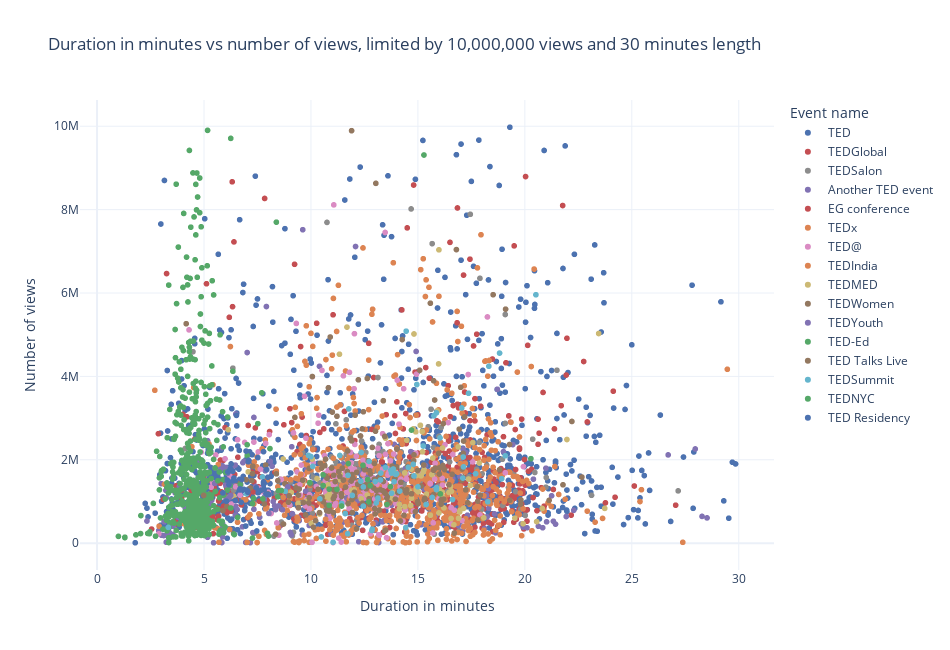

The notebook cell saved with this chart:
### Markdown cell above
#### Duration distributions <a class="anchor" id="duration_distribution"></a>
Are talks at some event shorter than others?

### Code cell
# check it with plotly
teds_cropped_30min = teds_date_cropped[teds_date_cropped.duration_min <= 30]
teds_cropped_30min_10mln = teds_cropped_30min[teds_cropped_30min.views <= 10000000]
rmp_clr, _ = remap_clr_list_by_two_lists(list(events_limited.index), list(teds_cropped_30min_10mln.event_flat.unique()), hex_clr)

fig = px.scatter(teds_cropped_30min_10mln,
                 y='views',
                 x='duration_min',
                 color='event_flat',
                 hover_data = ['title'],
                 color_discrete_sequence=rmp_clr,
                 labels={
                     'views': 'Number of views',
                     'duration_min': 'Duration in minutes',
                     'event_flat': 'Event name',
                     'title': 'Title'
                 },
                title='Duration in minutes vs number of views, limited by 10,000,000 views and 30 minutes length',
                width=950, height=650,
                template='plotly_white'
                ).update_layout(yaxis_title='Number of views', xaxis_title='Duration in minutes'
                )
fig.show()

### Figure 1 — Plotly figure (JSON) as saved in the notebook; plotly's stock layout.template omitted (floating-point values rounded to 4 significant figures; data arrays with more than 128 entries replaced by an {"elided": "..."} marker saying what was removed)
{"data": [{"customdata": {"elided": "1138x1 str values"}, "hovertemplate": "Event name=TED<br>Duration in minutes=%{x}<br>Number of views=%{y}<br>Title=%{customdata[0]}<extra></extra>", "legendgroup": "TED", "marker": {"color": "#4c72b0", "symbol": "circle"}, "mode": "markers", "name": "TED", "showlegend": true, "type": "scattergl", "x": {"elided": "1138 float values"}, "xaxis": "x", "y": {"elided": "1138 int values"}, "yaxis": "y"}, {"customdata": {"elided": "503x1 str values"}, "hovertemplate": "Event name=TEDGlobal<br>Duration in minutes=%{x}<br>Number of views=%{y}<br>Title=%{customdata[0]}<extra></extra>", "legendgroup": "TEDGlobal", "marker": {"color": "#c44e52", "symbol": "circle"}, "mode": "markers", "name": "TEDGlobal", "showlegend": true, "type": "scattergl", "x": {"elided": "503 float values"}, "xaxis": "x", "y": {"elided": "503 int values"}, "yaxis": "y"}, {"customdata": {"elided": "145x1 str values"}, "hovertemplate": "Event name=TEDSalon<br>Duration in minutes=%{x}<br>Number of views=%{y}<br>Title=%{customdata[0]}<extra></extra>", "legendgroup": "TEDSalon", "marker": {"color": "#8c8c8c", "symbol": "circle"}, "mode": "markers", "name": "TEDSalon", "showlegend": true, "type": "scattergl", "x": {"elided": "145 float values"}, "xaxis": "x", "y": {"elided": "145 int values"}, "yaxis": "y"}, {"customdata": {"elided": "194x1 str values"}, "hovertemplate": "Event name=Another TED event<br>Duration in minutes=%{x}<br>Number of views=%{y}<br>Title=%{customdata[0]}<extra></extra>", "legendgroup": "Another TED event", "marker": {"color": "#8172b3", "symbol": "circle"}, "mode": "markers", "name": "Another TED event", "showlegend": true, "type": "scattergl", "x": {"elided": "194 float values"}, "xaxis": "x", "y": {"elided": "194 int values"}, "yaxis": "y"}, {"customdata": [["What's wrong with what we eat"], ["One Laptop per Child, two years on"], ["The story of a girl"], ["My year of living biblically"], ["The next 5,000 days of the web"], ["Dog-friendly dog training"], ["Great piano performances, recreated"], ["A free digital library"], ["What's wrong with school lunches"], ["Playtime with Pleo, your robotic dinosaur friend"], ["The Blur Building and other tech-empowered architecture"], ["Design and the Elastic Mind"], ["My underground art explorations"], ["Learning from dirty jobs"], ["My obsession with objects and the stories they tell"], ["Cool tricks your phone can do"], ["Smash fear, learn anything"], ["Are we in control of our own decisions?"], ["The art of puzzles"], ["The art of the interview"]], "hovertemplate": "Event name=EG conference<br>Duration in minutes=%{x}<br>Number of views=%{y}<br>Title=%{customdata[0]}<extra></extra>", "legendgroup": "EG conference", "marker": {"color": "#c44e52", "symbol": "circle"}, "mode": "markers", "name": "EG conference", "showlegend": true, "type": "scattergl", "x": [20.13, 16.67, 25.12, 17.67, 19.57, 14.77, 13.68, 20.1, 19.7, 18.45, 19.4, 17.67, 14.5, 20.03, 15.63, 27.05, 16.42, 17.43, 11.82, 20.9], "xaxis": "x", "y": [4744368, 473076, 1370971, 2932359, 1765754, 1225692, 374415, 527871, 1540996, 463552, 779329, 380687, 907746, 8792772, 1942526, 910564, 3777226, 6811622, 588126, 887688], "yaxis": "y"}, {"customdata": {"elided": "675x1 str values"}, "hovertemplate": "Event name=TEDx<br>Duration in minutes=%{x}<br>Number of views=%{y}<br>Title=%{customdata[0]}<extra></extra>", "legendgroup": "TEDx", "marker": {"color": "#dd8452", "symbol": "circle"}, "mode": "markers", "name": "TEDx", "showlegend": true, "type": "scattergl", "x": {"elided": "675 float values"}, "xaxis": "x", "y": {"elided": "675 int values"}, "yaxis": "y"}, {"customdata": {"elided": "187x1 str values"}, "hovertemplate": "Event name=TED@<br>Duration in minutes=%{x}<br>Number of views=%{y}<br>Title=%{customdata[0]}<extra></extra>", "legendgroup": "TED@", "marker": {"color": "#da8bc3", "symbol": "circle"}, "mode": "markers", "name": "TED@", "showlegend": true, "type": "scattergl", "x": {"elided": "187 float values"}, "xaxis": "x", "y": {"elided": "187 int values"}, "yaxis": "y"}, {"customdata": [["East vs. West -- the myths that mystify"], ["Asia's rise -- how and when"], ["Dance to change the world"], ["Why nations should pursue soft power"], ["The ancient ingenuity of water harvesting"], ["The fight against sex slavery"], ["How low-cost eye care can be world-class"], ["Photographing the hidden story"], ["How to make a splash in social media"], ["Dragonflies that fly across oceans"], ["A new way to fight corruption"], ["My message of peace from Pakistan"], ["The neurons that shaped civilization"], ["The real danger lurking in the water"], ["How we rescued the \"dancing bears\""], ["Kids, take charge"], ["Making maps to fight disaster, build economies"], ["10 young Indian artists to watch"], ["Embrace your inner girl"], ["A warm embrace that saves lives"], ["Weird, or just different?"], ["Solving social problems with a nudge"], ["How brains learn to see"], ["The rise of cricket, the rise of India"], ["We are the stories we tell ourselves"], ["Teaching one child at a time"], ["Radical women, embracing tradition"], ["India's hidden hotbeds of invention"], ["Fighting cancer with dance"], ["A second opinion on developmental disorders"], ["The technology of the heart"], ["Art of substance and absence"], ["Breakthrough designs for ultra-low-cost products"]], "hovertemplate": "Event name=TEDIndia<br>Duration in minutes=%{x}<br>Number of views=%{y}<br>Title=%{customdata[0]}<extra></extra>", "legendgroup": "TEDIndia", "marker": {"color": "#dd8452", "symbol": "circle"}, "mode": "markers", "name": "TEDIndia", "showlegend": true, "type": "scattergl", "x": [18.43, 15.83, 16.87, 17.88, 17.23, 12.7, 17.45, 11.33, 4.433, 16.63, 10.68, 4.467, 7.717, 17.3, 4.033, 9.533, 2.9, 6.567, 19.9, 4.767, 2.7, 18.02, 18.38, 16.98, 21.23, 16.38, 23.63, 22.92, 16.12, 9.017, 25.38, 16.85, 19.67], "xaxis": "x", "y": [2229642, 2103901, 594059, 2246026, 1188527, 4390444, 357192, 597824, 2313124, 624157, 573098, 477710, 2262032, 499171, 471614, 1649835, 406994, 501623, 1479065, 886865, 3666561, 588370, 942158, 953395, 883358, 1163695, 593498, 767854, 817716, 1066793, 997528, 481225, 713802], "yaxis": "y"}, {"customdata": [["Growing new organs"], ["Your health depends on where you live"], ["The big idea my brother inspired"], ["A new strategy in the war on cancer"], ["The opportunity of adversity"], ["The wireless future of medicine"], ["The magic of the placebo"], ["Take health care off the mainframe"], ["Medical miracle on Everest"], ["The emotion behind invention"], ["Singing after a double lung transplant"], ["It's time to redesign medical data"], ["The council of dads"], ["Understanding cancer through proteomics"], ["Building the musical muscle"], ["Ultrasound surgery -- healing without cuts"], ["Color-coded surgery"], ["A prosthetic eye to treat blindness"], ["How healthy living nearly killed me"], ["Extreme swimming with the world's most dangerous jellyfish"], ["Treating cancer with electric fields"], ["What we didn't know about penis anatomy"], ["What if our health care system kept us healthy?"], ["Are we over-medicalized?"], ["Advice to a young scientist"], ["Meet your microbes"], ["A story about knots and surgeons"], ["What doctors don't know about the drugs they prescribe"], ["Between music and medicine"], ["A monkey that controls a robot with its thoughts. No, really."], ["We need better drugs -- now"], ["Love, no matter what"], ["Is the obesity crisis hiding a bigger problem?"], ["The fastest ambulance? A motorcycle"], ["Life that doesn't end with death"], ["Let's treat violence like a contagious disease"], ["We need a heroic narrative for death"], ["How an obese town lost a million pounds"], ["Where to train the world's doctors? Cuba."], ["One more reason to get a good night's sleep"], ["My father, locked in his body but soaring free"], ["A science award that makes you laugh, then think"], ["Yes, I survived cancer. But that doesn't define me"], ["The coming crisis in antibiotics"], ["What your doctor won’t disclose"], ["How autism freed me to be myself"], ["What veterinarians know that physicians don't"], ["How childhood trauma affects health across a lifetime"], ["What happened when I open-sourced my brain cancer"], ["The problem with race-based medicine"], ["Why your doctor should care about social justice"], ["What really happens when you mix medications?"], ["How my son's short life made a lasting difference"], ["The spellbinding art of human anatomy"], ["Art can heal PTSD's invisible wounds"], ["A temporary tattoo that brings hospital care to the home"], ["A burial practice that nourishes the planet"], ["A young poet tells the story of Darfur"], ["How racism makes us sick"], ["A doctor's case for medical marijuana"], ["A tribute to nurses"], ["What makes life worth living in the face of death"], ["Science didn't understand my kids' rare disease until I decided to study it"], ["You smell with your body, not just your nose"], ["How your brain decides what is beautiful"], ["The Housing First approach to homelessness"], ["How to resolve racially stressful situations"], ["The best way to help is often just to listen"], ["For survivors of Ebola, the crisis isn't over"], ["The harm reduction model of drug addiction treatment"], ["How a male contraceptive pill could work"], ["The shocking danger of mountaintop removal -- and why it must end"], ["The critical role librarians play in the opioid crisis"], ["The surprising science of alpha males"], ["How we study the microbes living in your gut"], ["How data is helping us unravel the mysteries of the brain"], ["Why we choke under pressure -- and how to avoid it"], ["Why noise is bad for your health -- and what you can do about it"], ["Our dangerous obsession with perfectionism is getting worse"], ["What you should know about vaping and e-cigarettes"], ["\"Everything happens for a reason\" -- and other lies I've loved"], ["How we can improve maternal healthcare -- before, during and after pregnancy"], ["How porn changes the way teens think about sex"], ["A \"living drug\" that could change the way we treat cancer"], ["How we're building the world's largest family tree"], ["What the US health care system assumes about you"], ["What vaccinating vampire bats can teach us about pandemics"], ["Hope and justice for women who've survived ISIS"], ["Why it's so hard to make healthy decisions"]], "hovertemplate": "Event name=TEDMED<br>Duration in minutes=%{x}<br>Number of views=%{y}<br>Title=%{customdata[0]}<extra></extra>", "legendgroup": "TEDMED", "marker": {"color": "#ccb974", "symbol": "circle"}, "mode": "markers", "name": "TEDMED", "showlegend": true, "type": "scattergl", "x": [17.87, 9.417, 16.9, 23.73, 21.97, 16.97, 9.083, 16.68, 20.82, 19.53, 18.08, 16.55, 20.55, 19.92, 15.98, 16.22, 16.13, 10.02, 8.7, 16.95, 15.58, 11.33, 16.57, 10.4, 14.93, 14.38, 12.35, 13.48, 16.45, 14.92, 14.67, 23.45, 15.97, 10.73, 13.9, 14.13, 15.4, 15.25, 17.13, 11.68, 12.63, 13.2, 16.15, 14.7, 15.7, 6.133, 14.95, 15.98, 10.87, 14.6, 13.82, 14.68, 10.28, 11.37, 9.8, 9.65, 11.9, 10.85, 17.45, 15.12, 10.8, 16.15, 15.03, 7.067, 14.78, 13.75, 17.57, 14.38, 14.13, 16.52, 6.383, 13.73, 12.02, 15.9, 9.933, 17.37, 15.22, 10.07, 14.9, 14.48, 14.82, 15.28, 15.2, 15.15, 11.37, 16, 15.65, 15.02, 16.88], "xaxis": "x", "y": [1921898, 954783, 596158, 834430, 2486136, 786641, 1216080, 440670, 832293, 600762, 608130, 590856, 516686, 466989, 724285, 846788, 1226826, 472565, 2017673, 748096, 670190, 4532069, 1243391, 700353, 1267158, 876262, 1061975, 2518291, 1215960, 1320441, 904314, 5028494, 4299143, 1122788, 1744276, 824546, 1177420, 1705112, 832793, 5182356, 1153688, 1541405, 1115927, 1079523, 2041174, 2720937, 1623360, 7035205, 1181028, 1246174, 1209081, 1775012, 1547857, 1521856, 1008490, 1498119, 1271221, 1071191, 1383921, 2826757, 1399804, 2282850, 1358227, 1710638, 2740760, 1069250, 2412445, 1683668, 929662, 1361911, 1128058, 1095324, 1281931, 3171034, 1453405, 1538327, 2190000, 2018046, 2670218, 2467133, 5017135, 1758873, 2676614, 1614175, 1656251, 1297383, 1645744, 1229874, 2308634], "yaxis": "y"}, {"customdata": {"elided": "191x1 str values"}, "hovertemplate": "Event name=TEDWomen<br>Duration in minutes=%{x}<br>Number of views=%{y}<br>Title=%{customdata[0]}<extra></extra>", "legendgroup": "TEDWomen", "marker": {"color": "#937860", "symbol": "circle"}, "mode": "markers", "name": "TEDWomen", "showlegend": true, "type": "scattergl", "x": {"elided": "191 float values"}, "xaxis": "x", "y": {"elided": "191 int values"}, "yaxis": "y"}, {"customdata": [["Why videos go viral"], ["\"Put the financial aid in the bag\""], ["How to \"sketch\" with electronics"], ["Please don't take my Air Jordans"], ["The technology of touch"], ["My glacier cave discoveries"], ["Want to be an activist? Start with your toys"], ["What we can learn from galaxies far, far away"], ["Go ahead, make up new words!"], ["A forensic anthropologist who brings closure for the \"disappeared\""], ["Why I make robots the size of a grain of rice"], ["Old books reborn as art"], ["How butterflies self-medicate"], ["My simple invention, designed to keep my grandfather safe"], ["How we unearthed the Spinosaurus"], ["Forget shopping. Soon you'll download your new clothes"], ["How germs travel on planes -- and how we can stop them"], ["A beatboxing lesson from a father-daughter duo"], ["The mysterious world of underwater caves"], ["How yarn bombing grew into a worldwide movement"]], "hovertemplate": "Event name=TEDYouth<br>Duration in minutes=%{x}<br>Number of views=%{y}<br>Title=%{customdata[0]}<extra></extra>", "legendgroup": "TEDYouth", "marker": {"color": "#8172b3", "symbol": "circle"}, "mode": "markers", "name": "TEDYouth", "showlegend": true, "type": "scattergl", "x": [7.333, 5.067, 6.55, 8.917, 6.467, 8.033, 5.367, 6.717, 6.867, 8.667, 6.1, 6.1, 6.25, 5.767, 6.033, 6.333, 6.467, 7.017, 6.817, 5.5], "xaxis": "x", "y": [3015743, 370027, 806149, 1349262, 673070, 713540, 1031162, 1404287, 1960851, 802204, 1672457, 1278357, 1146861, 1770752, 1051349, 1829036, 1871915, 4572080, 1929746, 1433610], "yaxis": "y"}, {"customdata": {"elided": "545x1 str values"}, "hovertemplate": "Event name=TED-Ed<br>Duration in minutes=%{x}<br>Number of views=%{y}<br>Title=%{customdata[0]}<extra></extra>", "legendgroup": "TED-Ed", "marker": {"color": "#55a868", "symbol": "circle"}, "mode": "markers", "name": "TED-Ed", "showlegend": true, "type": "scattergl", "x": {"elided": "545 float values"}, "xaxis": "x", "y": {"elided": "545 int values"}, "yaxis": "y"}, {"customdata": [["You have no idea where camels really come from"], ["The magic ingredient that brings Pixar movies to life"], ["A new superweapon in the fight against cancer"], ["We can reprogram life. How to do it wisely"], ["This tiny particle could roam your body to find tumors"], ["Our lonely society makes it hard to come home from war"], ["Drawings that show the beauty and fragility of Earth"], ["The real harm of the global arms trade"], ["The secret to effective nonviolent resistance"], ["3 moons and a planet that could have alien life"], ["Let's teach for mastery -- not test scores"], ["How to raise successful kids -- without over-parenting"], ["Why open a school? To close a prison"], ["We train soldiers for war. Let's train them to come home, too"], ["Help for kids the education system ignores"], ["How students of color confront impostor syndrome"], ["Want kids to learn well? Feed them well"], ["\"Rollercoaster\""]], "hovertemplate": "Event name=TED Talks Live<br>Duration in minutes=%{x}<br>Number of views=%{y}<br>Title=%{customdata[0]}<extra></extra>", "legendgroup": "TED Talks Live", "marker": {"color": "#937860", "symbol": "circle"}, "mode": "markers", "name": "TED Talks Live", "showlegend": true, "type": "scattergl", "x": [12.45, 12.07, 10.7, 14.82, 10.72, 13.47, 7.233, 13.57, 8.95, 10.65, 10.82, 14.27, 7.167, 10.52, 11.88, 10.33, 12.13, 4.983], "xaxis": "x", "y": [3151817, 3068883, 1609300, 2117834, 913525, 1197798, 1500969, 1124392, 983747, 1857368, 3728083, 4882554, 1322144, 1104836, 1490712, 1293671, 1699467, 1146538], "yaxis": "y"}, {"customdata": [["How Syria's architecture laid the foundation for brutal war"], ["Why Brexit happened -- and what to do next"], ["Nature is everywhere -- we just need to learn to see it"], ["A project of peace, painted across 50 buildings"], ["How the Panama Papers journalists broke the biggest leak in history"], ["A new way to study the brain's invisible secrets"], ["How trees talk to each other"], ["How Africa can keep rising"], ["A small country with big ideas to get rid of fossil fuels"], ["Hunting for Peru's lost civilizations -- with satellites"], ["A letter to all who have lost in this era"], ["The deadly legacy of cluster bombs"], ["How the blockchain is changing money and business"], ["How women wage conflict without violence"], ["The risky politics of progress"], ["How fear of nuclear power is hurting the environment"], ["Why some people are more altruistic than others"], ["We can fight terror without sacrificing our rights"], ["Can we build AI without losing control over it?"], ["Technology hasn't changed love. Here's why"], ["What you need to know about CRISPR"], ["What reality are you creating for yourself?"], ["How we talk about sexual assault online"], ["The beauty of what we'll never know"], ["We've stopped trusting institutions and started trusting strangers"], ["Machine intelligence makes human morals more important"], ["Your smartphone is a civil rights issue"], ["4 ways to build a human company in the age of machines"], ["How the blockchain will radically transform the economy"], ["What will humans look like in 100 years?"], ["We need nuclear power to solve climate change"], ["How AI can bring on a second Industrial Revolution"], ["What happens when you have a disease doctors can't diagnose"], ["How to use family dinner to teach politics"], ["An urgent call to protect the world's \"Third Pole\""], ["The new political story that could change everything"], ["Why governments should prioritize well-being"], ["The human skills we need in an unpredictable world"], ["Family, hope and resilience on the migrant trail"], ["What ping-pong taught me about life"], ["Emergency medicine for our climate fever"], ["What happened when we paired up thousands of strangers to talk politics"], ["A global initiative to end violence against children"], ["How your emotions change the shape of your heart"], ["How deepfakes undermine truth and threaten democracy"], ["The dirty secret of capitalism -- and a new way forward"], ["A free world needs satire"], ["This could be why you're depressed or anxious"], ["We need to track the world's water like we track the weather"], ["Can seaweed help curb global warming?"], ["How we're using DNA tech to help farmers fight crop diseases"], ["How to bring affordable, sustainable electricity to Africa"], ["The next software revolution: programming biological cells"], ["The business case for working with your toughest critics"], ["What obligation do social media platforms have to the greater good?"], ["Urban architecture inspired by mountains, clouds and volcanoes"], ["What is economic value, and who creates it?"], ["What a digital government looks like"], ["A swarm of mini drones makes ... magic!"], ["Why \"biofabrication\" is the next industrial revolution  "], ["A path to security for the world's deadliest countries"], ["Imaginative sculptures that explore how we perceive reality"], ["A brief tour of the last 4 billion years (dinosaurs not included)"], ["This is your brain on air pollution"], ["How volumetric video brings a new dimension to filmmaking"], ["The dangers of a noisy ocean -- and how we can quiet it down"]], "hovertemplate": "Event name=TEDSummit<br>Duration in minutes=%{x}<br>Number of views=%{y}<br>Title=%{customdata[0]}<extra></extra>", "legendgroup": "TEDSummit", "marker": {"color": "#64b5cd", "symbol": "circle"}, "mode": "markers", "name": "TEDSummit", "showlegend": true, "type": "scattergl", "x": [10.42, 17.37, 15.87, 11.43, 13.13, 13.25, 18.32, 15.38, 15.87, 6.983, 16.62, 11.6, 18.82, 12.45, 18.27, 13.97, 12.35, 11.93, 14.45, 19.08, 9.883, 11.77, 14.15, 10.08, 17.13, 17.7, 7.733, 11.73, 14.95, 15.75, 13.77, 13.73, 17.12, 11.35, 14.55, 15.25, 10, 15.87, 13.85, 12.72, 14.82, 13.77, 11.03, 16.03, 13.27, 17.05, 14.43, 20.52, 13.48, 14, 12.45, 13, 14.78, 15, 17.1, 12.85, 18.92, 13.88, 3.333, 12.33, 15.67, 10.48, 8.8, 12.87, 11.72, 13.05], "xaxis": "x", "y": [1062484, 3594610, 1332213, 951290, 1081270, 1514726, 4243290, 926382, 1284595, 1183261, 1045840, 710865, 4558904, 888739, 992156, 1650115, 2175024, 1145496, 5085169, 2094702, 2104859, 3219720, 1248716, 1841335, 1829214, 1665422, 1589095, 1626355, 3805282, 3053351, 1198863, 1750619, 2065785, 2103504, 1820014, 2330562, 2076985, 3124978, 1778728, 1960822, 1612739, 1682354, 23014, 2524244, 1681943, 3242502, 372052, 5958402, 1814661, 1667683, 1348897, 1477485, 1892819, 1351774, 1562593, 304671, 1545532, 1475575, 378563, 1485586, 1096956, 149765, 1244721, 334330, 226074, 965157], "yaxis": "y"}, {"customdata": [["There's no such thing as not voting"], ["America's forgotten working class"], ["Immigrant voices make democracy stronger"], ["The unexpected challenges of a country's first election"], ["Can a divided America heal?"], ["How an old loop of railroads is changing the face of a city"], ["3 ways to fix a broken news industry"], ["What I learned from 2,000 obituaries"], ["I grew up in the Westboro Baptist Church. Here's why I left"], ["3 ways to spot a bad statistic"], ["How we can find ourselves in data"], ["An intergalactic guide to using a defibrillator"], ["How do you build a sacred space?"], ["A video game to cope with grief"], ["How to design a library that makes kids want to read "], ["Why glass towers are bad for city life -- and what we need instead"], ["\"Awoo\""], ["Why design should include everyone"], ["The stories behind The New Yorker's iconic covers"], ["How judges can show respect"], ["6 space technologies we can use to improve life on Earth"], ["A life-saving invention that prevents human stampedes"], ["My $500 house in Detroit -- and the neighbors who helped me rebuild it"], ["To eliminate waste, we need to rediscover thrift"], ["\"Dead Romance\""]], "hovertemplate": "Event name=TEDNYC<br>Duration in minutes=%{x}<br>Number of views=%{y}<br>Title=%{customdata[0]}<extra></extra>", "legendgroup": "TEDNYC", "marker": {"color": "#55a868", "symbol": "circle"}, "mode": "markers", "name": "TEDNYC", "showlegend": true, "type": "scattergl", "x": [13.55, 14.7, 12.7, 10.85, 20.28, 11.43, 8.617, 6.133, 15.28, 11.75, 11.22, 5.367, 12.77, 10.57, 12.43, 12.65, 3.533, 9.95, 8.483, 16.05, 10.85, 7.75, 13.72, 10.57, 3.7], "xaxis": "x", "y": [927420, 2712894, 990387, 907651, 2026875, 890675, 1262815, 1715919, 9309579, 1910003, 1289328, 1153039, 1382046, 1640550, 1869177, 1524453, 1709869, 1452152, 1256508, 1180963, 1296436, 1063227, 1355077, 1383101, 305894], "yaxis": "y"}, {"customdata": [["Easy DIY projects for kid engineers"], ["This app makes it fun to pick up litter"], ["A simple birth kit for mothers in the developing world"], ["Am I not human? A call for criminal justice reform"], ["How I fail at being disabled"], ["What we're missing in the debate about immigration"], ["The boost students need to overcome obstacles"], ["Don't suffer from your depression in silence"], ["How I became an entrepreneur at 66"], ["The awful logic of land mines -- and an app that helps people avoid them"], ["How to talk (and listen) to transgender people"], ["How my dad's dementia changed my idea of death (and life)"], ["The brain benefits of deep sleep -- and how to get more of it"], ["What we don't teach kids about sex"], ["Looking for a job? Highlight your ability, not your experience"], ["How to inspire every child to be a lifelong reader"], ["Why must artists be poor?"], ["A rite of passage for late life"], ["How the arts help homeless youth heal and build"], ["What it's like to be the child of immigrants"], ["What gardening taught me about life"], ["To transform child welfare, take race out of the equation"], ["A new way to think about the transition to motherhood"], ["How cryptocurrency can help start-ups get investment capital"], ["What if all US health care costs were transparent?"], ["A short history of trans people's long fight for equality"], ["What refugees need to start new lives"], ["Wearable tech that helps you navigate by touch"], ["How to recover from activism burnout"], ["Why kids need to learn about gender and sexuality"], ["How augmented reality is changing activism"], ["3 ways to measure your adaptability -- and how to improve it"], ["How climate change affects your mental health"], ["Why you should shop at your local farmers market"], ["How to save a language from extinction"], ["How I'm using biological data to tell better stories -- and spark social change"], ["The \"opportunity gap\" in US public education -- and how to close it"], ["A personal health coach for those living with chronic diseases"], ["How virtual reality turns students into scientists"], ["The health benefits of clowning around"]], "hovertemplate": "Event name=TED Residency<br>Duration in minutes=%{x}<br>Number of views=%{y}<br>Title=%{customdata[0]}<extra></extra>", "legendgroup": "TED Residency", "marker": {"color": "#4c72b0", "symbol": "circle"}, "mode": "markers", "name": "TED Residency", "showlegend": true, "type": "scattergl", "x": [7.05, 6.167, 6.733, 7.533, 7.783, 7.933, 7.083, 6.583, 6.967, 6.05, 6.4, 7.017, 6.617, 7.317, 6.5, 7.45, 6.683, 5.883, 6.467, 8.017, 6.683, 7.683, 6.267, 6.633, 7.067, 6.233, 6.117, 6.35, 7.933, 7.783, 6.95, 6.517, 7.517, 6.083, 6.767, 7.817, 7.983, 7.817, 6.567, 7.467], "xaxis": "x", "y": [1222061, 1401212, 979502, 1207817, 1468097, 1174992, 1990816, 2329417, 2208858, 1006761, 1562671, 1262020, 3839158, 3473247, 3949968, 1324765, 1276666, 1206118, 1024483, 1169017, 1300536, 1272703, 1900912, 1776185, 1952149, 1783678, 1707738, 1726855, 1763759, 2194740, 410402, 3064443, 2053404, 1513468, 1526169, 1434779, 1581467, 1289891, 322735, 292129], "yaxis": "y"}], "layout": {"height": 650, "legend": {"title": {"text": "Event name"}, "tracegroupgap": 0}, "title": {"text": "Duration in minutes vs number of views, limited by 10,000,000 views and 30 minutes length"}, "width": 950, "xaxis": {"anchor": "y", "domain": [0, 1], "title": {"text": "Duration in minutes"}}, "yaxis": {"anchor": "x", "domain": [0, 1], "title": {"text": "Number of views"}}}}
